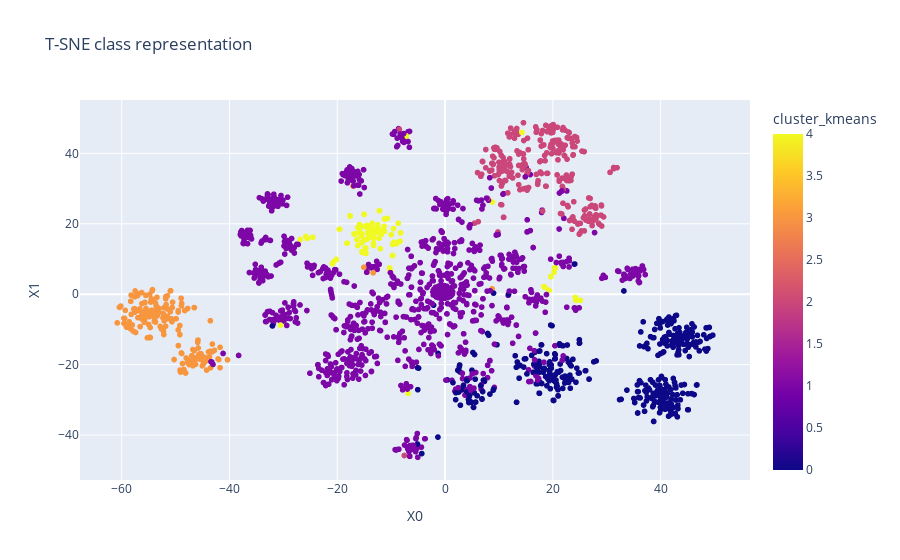

This figure's notebook cell:
### Code cell
# Set the desired height and width for the plot
height = 800
width = 800

fig = px.scatter(slice_df, x=X_embedded[:, 0], y=X_embedded[:, 1], color='cluster_kmeans', title="T-SNE class representation", hover_data=['tweet_text'])
fig.update_xaxes(title_text="X0")
fig.update_yaxes(title_text="X1")
fig.update_layout(legend_title="Type of cyberbullying")

fig.show()

### Figure 1 — Plotly figure (JSON) as saved in the notebook; plotly's stock layout.template omitted (floating-point values rounded to 4 significant figures; data arrays with more than 128 entries replaced by an {"elided": "..."} marker saying what was removed)
{"data": [{"customdata": {"elided": "2000x1 str values"}, "hovertemplate": "x=%{x}<br>y=%{y}<br>tweet_text=%{customdata[0]}<br>cluster_kmeans=%{marker.color}<extra></extra>", "legendgroup": "", "marker": {"color": {"elided": "2000 int values"}, "coloraxis": "coloraxis", "symbol": "circle"}, "mode": "markers", "name": "", "showlegend": false, "type": "scattergl", "x": {"elided": "2000 float values"}, "xaxis": "x", "y": {"elided": "2000 float values"}, "yaxis": "y"}], "layout": {"coloraxis": {"colorbar": {"title": {"text": "cluster_kmeans"}}, "colorscale": [[0, "#0d0887"], [0.1111, "#46039f"], [0.2222, "#7201a8"], [0.3333, "#9c179e"], [0.4444, "#bd3786"], [0.5556, "#d8576b"], [0.6667, "#ed7953"], [0.7778, "#fb9f3a"], [0.8889, "#fdca26"], [1, "#f0f921"]]}, "legend": {"title": {"text": "Type of cyberbullying"}, "tracegroupgap": 0}, "title": {"text": "T-SNE class representation"}, "xaxis": {"anchor": "y", "domain": [0, 1], "title": {"text": "X0"}}, "yaxis": {"anchor": "x", "domain": [0, 1], "title": {"text": "X1"}}}}
